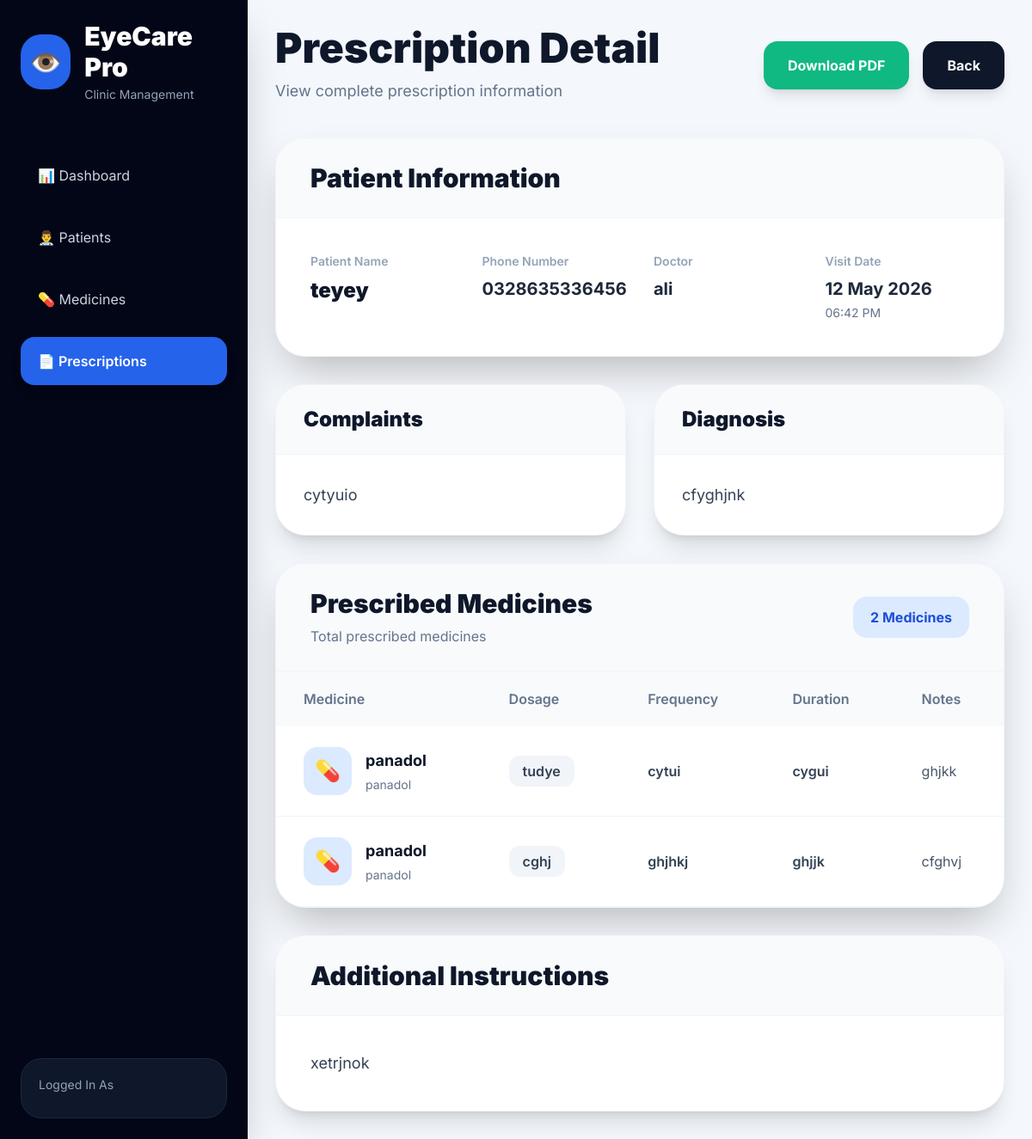
Screenshot of /prescriptions/prescription/5/ with the database file from the repository.
### prescriptions/models.py (models this page shows, shortened)
class Prescription(models.Model):
    visit = models.OneToOneField(
        Visit,
        on_delete=models.CASCADE,
        related_name='prescription'
    )
    instructions = models.TextField(
        blank=True,
        null=True
    )
    created_at = models.DateTimeField(
        auto_now_add=True
    )

class Visit(models.Model):
    patient = models.ForeignKey(
        Patient,
        on_delete=models.CASCADE,
        related_name='visits'
    )
    doctor = models.ForeignKey(
        User,
        on_delete=models.SET_NULL,
        null=True,
        blank=True
    )
    complaints = models.TextField(
        blank=True,
        null=True
    )
    diagnosis = models.TextField(
        blank=True,
        null=True
    )
    notes = models.TextField(
        blank=True,
        null=True
    )
    visit_date = models.DateTimeField(
        auto_now_add=True
    )

class PrescriptionItem(models.Model):
    prescription = models.ForeignKey(
        Prescription,
        on_delete=models.CASCADE,
        related_name='items'
    )
    medicine = models.ForeignKey(
        Medicine,
        on_delete=models.CASCADE
    )
    dosage = models.CharField(
        max_length=100
    )
    frequency = models.CharField(
        max_length=100
    )
    duration = models.CharField(
        max_length=100
    )
    notes = models.CharField(
        max_length=255,
        blank=True,
        null=True
    )

### patients/models.py (models this page shows, shortened)
class Patient(models.Model):
    GENDER_CHOICES = (
        ('Male', 'Male'),
        ('Female', 'Female'),
    )
    name = models.CharField(
        max_length=200
    )
    phone = models.CharField(
        max_length=20,
        unique=True
    )
    age = models.PositiveIntegerField()
    gender = models.CharField(
        max_length=10,
        choices=GENDER_CHOICES
    )
    address = models.TextField(
        blank=True,
        null=True
    )
    eye_notes = models.TextField(
        blank=True,
        null=True
    )
    created_at = models.DateTimeField(
        auto_now_add=True
    )
    updated_at = models.DateTimeField(
        auto_now=True
    )

### medicines/models.py (models this page shows, shortened)
class Medicine(models.Model):
    name = models.CharField(
        max_length=200,
        unique=True
    )
    generic_name = models.CharField(
        max_length=200,
        blank=True,
        null=True
    )
    company = models.CharField(
        max_length=200,
        blank=True,
        null=True
    )
    price = models.DecimalField(
        max_digits=10,
        decimal_places=2,
        default=0
    )
    description = models.TextField(
        blank=True,
        null=True
    )
    created_at = models.DateTimeField(
        auto_now_add=True
    )

### prescriptions/views.py (the view)
def prescription_detail(request, pk):
    prescription = get_object_or_404(
        Prescription,
        id=pk
    )
    items = prescription.items.all()
    context = {
        'prescription': prescription,
        'items': items
    }
    return render(
        request,
        'prescription_detail.html',
        context
    )

### Userclinic/context_processors.py (called while the page is built)
def user_role(request):
    role = ''
    try:
        if request.user.is_authenticated:
            role = request.user.profile.role
    except Exception:
        role = ''
    return {
        'user_role': role,
        'is_admin': role == 'ADMIN',
        'is_consultant': role == 'CONSULTANT',
    }

### templates/prescription_detail.html (shortened to what this page needs)
<!DOCTYPE html>
<html lang="en">
<head>
    <script src="https://cdn.tailwindcss.com"></script>
</head>
<body>
<div class="flex min-h-screen">
    <aside class="w-72 bg-slate-950 text-white p-6 flex flex-col justify-between shadow-2xl">
        <div>
            <div class="mb-14">
                <div class="flex items-center gap-4">
                    <div class="w-16 h-16 rounded-3xl bg-blue-600 flex items-center justify-center text-3xl">
                        👁️
                    </div>
                    <div>
                        <h1 class="text-3xl font-black">
                            EyeCare Pro
                        </h1>
                        <p class="text-slate-400 text-sm mt-1">
                            Clinic Management
                        </p>
                    </div>
                </div>
            </div>
            <nav class="space-y-4">
                <a href="{% url 'dashboard' %}"
                   class="flex items-center gap-4 hover:bg-slate-900 px-5 py-4 rounded-2xl text-slate-300 smooth">
                    📊 Dashboard
                </a>
                <a href="{% url 'patient_list' %}"
                   class="flex items-center gap-4 hover:bg-slate-900 px-5 py-4 rounded-2xl text-slate-300 smooth">
                    👨‍⚕️ Patients
                </a>
                <a href="{% url 'medicine_list' %}"
                   class="flex items-center gap-4 hover:bg-slate-900 px-5 py-4 rounded-2xl text-slate-300 smooth">
                    💊 Medicines
                </a>
                <a href="{% url 'visit_list' %}"
                   class="flex items-center gap-4 bg-blue-600 px-5 py-4 rounded-2xl text-white font-semibold shadow-lg">
                    📄 Prescriptions
                </a>
            </nav>
        </div>
        <div class="bg-slate-900 rounded-3xl p-5 border border-slate-800">
            <p class="text-slate-400 text-sm">
                Logged In As
            </p>
        </div>
    </aside>
    <main class="flex-1 p-8 overflow-y-auto">
        <div class="flex justify-between items-center mb-10">
            <div>
                <h1 class="text-5xl font-black text-slate-900">
                    Prescription Detail
                </h1>
                <p class="text-slate-500 mt-3 text-lg">
                    View complete prescription information
                </p>
            </div>
            <div class="flex items-center gap-4">
                <a href="{% url 'prescription_pdf' prescription.id %}"
                   class="bg-emerald-500 hover:bg-emerald-600 smooth text-white px-7 py-4 rounded-2xl font-bold shadow-lg">
                    Download PDF
                </a>
                <a href="{% url 'visit_list' %}"
                   class="bg-slate-900 hover:bg-black smooth text-white px-7 py-4 rounded-2xl font-bold shadow-lg">
                    Back
                </a>
            </div>
        </div>
        <div class="bg-white rounded-[35px] shadow-2xl border border-slate-100 overflow-hidden mb-8">
            <div class="px-10 py-7 border-b border-slate-100 bg-slate-50">
                <h2 class="text-3xl font-black text-slate-900">
                    Patient Information
                </h2>
            </div>
            <div class="p-10 grid grid-cols-1 md:grid-cols-2 lg:grid-cols-4 gap-8">
                <div>
                    <p class="text-slate-400 text-sm font-semibold mb-2">
                        Patient Name
                    </p>
                    <h3 class="text-2xl font-black text-slate-900">
                        {{ prescription.visit.patient.name }}
                    </h3>
                </div>
                <div>
                    <p class="text-slate-400 text-sm font-semibold mb-2">
                        Phone Number
                    </p>
                    <h3 class="text-xl font-bold text-slate-800">
                        {{ prescription.visit.patient.phone }}
                    </h3>
                </div>
                <div>
                    <p class="text-slate-400 text-sm font-semibold mb-2">
                        Doctor
                    </p>
                    <h3 class="text-xl font-bold text-slate-800">
                        {{ prescription.visit.doctor.username }}
                    </h3>
                </div>
                <div>
                    <p class="text-slate-400 text-sm font-semibold mb-2">
                        Visit Date
                    </p>
                    <h3 class="text-xl font-bold text-slate-800">
                        {{ prescription.visit.visit_date|date:"d M Y" }}
                    </h3>
                    <p class="text-slate-500 text-sm mt-1">
                        {{ prescription.visit.visit_date|time:"h:i A" }}
                    </p>
                </div>
            </div>
        </div>
        <div class="grid grid-cols-1 lg:grid-cols-2 gap-8 mb-8">
            <div class="bg-white rounded-[35px] shadow-xl border border-slate-100 overflow-hidden">
                <div class="px-8 py-6 border-b border-slate-100 bg-slate-50">
                    <h2 class="text-2xl font-black text-slate-900">
                        Complaints
                    </h2>
                </div>
                <div class="p-8">
                    <p class="text-slate-700 leading-relaxed text-lg">
                        {{ prescription.visit.complaints|default:"No complaints added." }}
                    </p>
                </div>
            </div>
            <div class="bg-white rounded-[35px] shadow-xl border border-slate-100 overflow-hidden">
                <div class="px-8 py-6 border-b border-slate-100 bg-slate-50">
                    <h2 class="text-2xl font-black text-slate-900">
                        Diagnosis
                    </h2>
                </div>
                <div class="p-8">
                    <p class="text-slate-700 leading-relaxed text-lg">
                        {{ prescription.visit.diagnosis|default:"No diagnosis added." }}
                    </p>
                </div>
            </div>
        </div>
        <div class="bg-white rounded-[35px] shadow-2xl border border-slate-100 overflow-hidden mb-8">
            <div class="flex justify-between items-center px-10 py-7 border-b border-slate-100 bg-slate-50">
                <div>
                    <h2 class="text-3xl font-black text-slate-900">
                        Prescribed Medicines
                    </h2>
                    <p class="text-slate-500 mt-2">
                        Total prescribed medicines
                    </p>
                </div>
                <div class="bg-blue-100 text-blue-700 px-5 py-3 rounded-2xl font-bold">
                    {{ items.count }} Medicines
                </div>
            </div>
            <div class="overflow-x-auto">
                <table class="w-full">
                    <thead class="bg-slate-50">
                        <tr>
                            <th class="text-left px-8 py-5 text-slate-500 font-semibold">
                                Medicine
                            </th>
                            <th class="text-left px-8 py-5 text-slate-500 font-semibold">
                                Dosage
                            </th>
                            <th class="text-left px-8 py-5 text-slate-500 font-semibold">
                                Frequency
                            </th>
                            <th class="text-left px-8 py-5 text-slate-500 font-semibold">
                                Duration
                            </th>
                            <th class="text-left px-8 py-5 text-slate-500 font-semibold">
                                Notes
                            </th>
                        </tr>
                    </thead>
                    <tbody>
                        {% for item in items %}
                        <tr class="border-b border-slate-100 hover:bg-slate-50 smooth">
                            <td class="px-8 py-6">
                                <div class="flex items-center gap-4">
                                    <div class="w-14 h-14 rounded-2xl bg-blue-100 flex items-center justify-center text-2xl">
                                        💊
                                    </div>
                                    <div>
                                        <h3 class="font-bold text-slate-900 text-lg">
                                            {{ item.medicine.name }}
                                        </h3>
                                        <p class="text-sm text-slate-500 mt-1">
                                            {{ item.medicine.company }}
                                        </p>
                                    </div>
                                </div>
                            </td>
                            <td class="px-8 py-6">
                                <span class="bg-slate-100 text-slate-700 px-4 py-2 rounded-xl font-semibold">
                                    {{ item.dosage }}
                                </span>
                            </td>
                            <td class="px-8 py-6 text-slate-700 font-semibold">
                                {{ item.frequency }}
                            </td>
                            <td class="px-8 py-6 text-slate-700 font-semibold">
                                {{ item.duration }}
                            </td>
                            <td class="px-8 py-6 text-slate-600">
                                {{ item.notes|default:"-" }}
                            </td>
                        </tr>
                        {% endfor %}
                    </tbody>
                </table>
            </div>
        </div>
        <div class="bg-white rounded-[35px] shadow-xl border border-slate-100 overflow-hidden">
            <div class="px-10 py-7 border-b border-slate-100 bg-slate-50">
                <h2 class="text-3xl font-black text-slate-900">
                    Additional Instructions
                </h2>
            </div>
            <div class="p-10">
                <p class="text-slate-700 leading-relaxed text-lg">
                    {{ prescription.instructions|default:"No additional instructions added." }}
                </p>
            </div>
        </div>
    </main>
</div>
</body>
</html>

### templates/prescription_detail.html (style rules this page uses)
body { font-family: 'Inter', sans-serif; background: #f4f7fb; }
.smooth { transition: all 0.3s ease; }

### rows the page displays
Prescription: visit.patient.name "teyey", visit.patient.phone "0328635336456", visit.doctor.username "ali", visit.visit_date "12 May 2026", visit.visit_date "06:42 PM", visit.complaints "cytyuio", visit.diagnosis "cfyghjnk", count "2", instructions "xetrjnok"
PrescriptionItem: medicine.name "panadol", medicine.company "panadol", dosage "tudye", frequency "cytui", duration "cygui", notes "ghjkk"
PrescriptionItem: medicine.name "panadol", medicine.company "panadol", dosage "cghj", frequency "ghjhkj", duration "ghjjk", notes "cfghvj"
